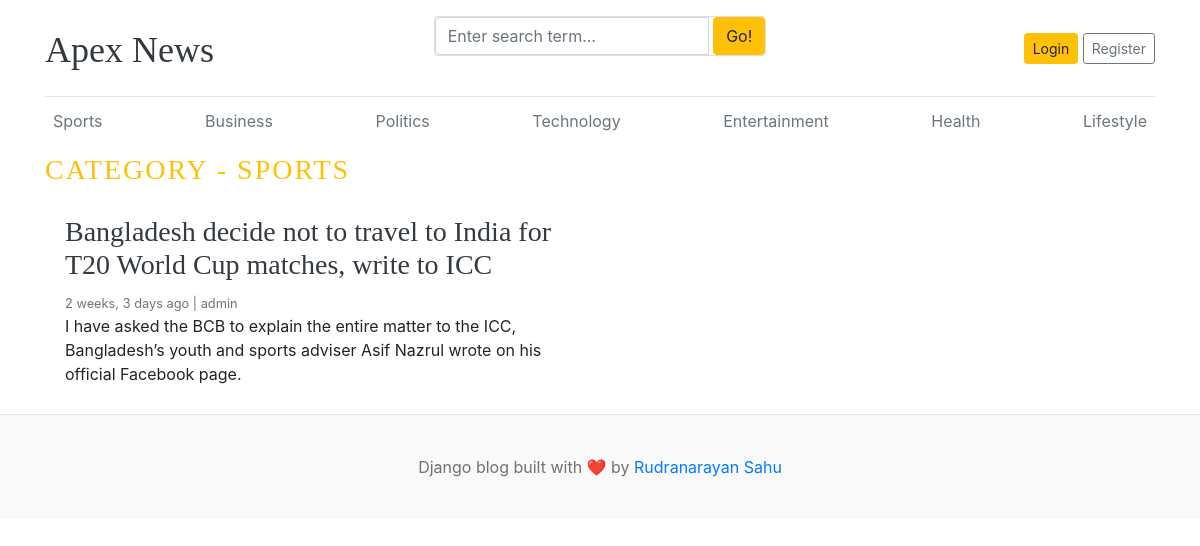
Page /category/1/ on the committed database.
### blogs/models.py (models this page shows, shortened)
class Category(models.Model):
    category_name = models.CharField(max_length=50, unique=True)
    created_at = models.DateTimeField(auto_now_add=True)
    updated_at = models.DateTimeField(auto_now=True)
    class Meta:
        verbose_name = "Category"
        verbose_name_plural = "Categories"
    def __str__(self):
        return self.category_name

class Blog(models.Model):
    title = models.CharField(max_length=200)
    slug = models.SlugField(max_length=200, unique=True, blank=True)
    category = models.ForeignKey(Category, on_delete=models.CASCADE)
    author = models.ForeignKey(User, on_delete=models.CASCADE)
    featured_image = models.ImageField(upload_to='uploads/%Y/%m/%d/',)
    short_description = models.TextField(max_length=500)
    blog_body = models.TextField(max_length=2000)
    status = models.CharField(max_length=20, choices=STATUS_CHOICES, default="Draft")
    is_featured = models.BooleanField(default=False)
    created_at = models.DateTimeField(auto_now_add=True)
    updated_at = models.DateTimeField(auto_now=True)
    class Meta:
        verbose_name = "Blog"
        verbose_name_plural = "Blogs"

### blogs/views.py (the view)
# urls.py: path('<int:category_id>/', views.posts_by_category, name='posts_by_category'),
def posts_by_category(request, category_id):
    posts = Blog.objects.filter(status="Published", category=category_id)
    try:
        category = Category.objects.get(pk=category_id)
    except:
        return redirect('home')
    context = {
        'posts': posts,
        'category': category,
    }
    return render(request, 'posts_by_category.html', context)

### blogs/context_processors.py (called while the page is built)
def get_categories(request):
    from blogs.models import Category
    categories = Category.objects.all()
    return {'categories': categories}

def get_social_links(request):
    social_links = SocialLinks.objects.all()
    return {'social_links': social_links}

### templates/posts_by_category.html (shortened to what this page needs)
{% extends 'base.html' %}
{% block content %}
        <h3 class="text-uppercase text-warning" style="letter-spacing: 2px">
            Category - {{ category }}
        </h3>
        <div class="row mb-2">
            {% if posts %}
            {% for post in posts %}
            <div class="col-md-6">
                <div class="card border-0">
                    <div class="card-body">
                        <h3><a href="{% url 'blogs' post.slug %}" class="text-dark">{{ post.title }}</a></h3>
                        <small class="mb-1 text-muted">{{ post.created_at | timesince }} ago | {{ post.author }}</small>
                        <p class="card-text">{{ post.short_description | truncatewords:30 }}</p>
                    </div>
                </div>
            </div>
            {% endfor %}
            {% else %}
            <p>No posts available in this category.</p>
            {% endif %}
        </div>
            </div>
{% endblock %}

### templates/base.html (shortened to what this page needs)
{% load static %}
<!DOCTYPE html>
<html lang="en">
<head>
    <link href="https://getbootstrap.com/docs/4.0/dist/css/bootstrap.min.css" rel="stylesheet" />
    <link href="{% static 'css/blog.css' %}" rel="stylesheet" />
</head>
<body>
    <div class="container">
        <header class="blog-header py-3">
            <div class="row flex-nowrap justify-content-between align-items-center">
                <div class="col-4 pt-1">
                    <a class="blog-header-logo text-dark" href="/">Apex News</a>
                </div>
                <div class="card mb-4">
                        <form action ="{% url 'search_blogs' %}" method="GET">
                            <div class="input-group">
                                <input class="form-control" type="text" name="keyword" value="{{ keyword }}" placeholder="Enter search term..." aria-label="Enter search term..." aria-describedby="button-search" /> &nbsp;
                                <button type="submit" class="btn btn-warning" id="button-search" type="button">Go!</button>
                            </div>
                        </form>
                </div>
                <div class="col-4 d-flex justify-content-end align-items-center">
                    {% if not user.is_authenticated %}
                    <a class="btn btn-sm btn-warning" href="{% url 'login' %}">Login</a> &nbsp;
                    <a class="btn btn-sm btn-outline-secondary" href="{% url 'register' %}">Register</a>
                    {% else %}
                    <span>Welcome, <span class="text-primary">{{ user.username }}</span>!</span> &nbsp; &nbsp;
                    <a class="btn btn-sm btn-warning" href="{% url 'dashboard' %}">Dashboard</a>&nbsp; &nbsp;
                    <a class="btn btn-sm btn-outline-secondary" href="{% url 'logout' %}">Logout</a>
                    {% endif %}
                </div>
            </div>
        </header>
        <div class="nav-scroller py-1 mb-2">
            <nav class="nav d-flex justify-content-between">
                {% for category in categories %}
                <a class="p-2 text-muted" href="{% url 'posts_by_category' category.id %}">{{ category.category_name }}</a>
                {% endfor %}
            </nav>
        </div>
    {% block content %}
    {% endblock %}
    <footer class="blog-footer">
        <p>Django blog built with ❤️ by <a href="#">Rudranarayan Sahu</a></p>
    </footer>
</body>
</html>

### blog_main/static/css/blog.css (style rules this page uses)
.blog-header { border-bottom: 1px solid #e5e5e5; }
.blog-header-logo { font-family: "Playfair Display", Georgia, "Times New Roman", serif; font-size: 2.25rem; }
h1, h2, h3, h4, h5, h6 { font-family: "Playfair Display", Georgia, "Times New Roman", serif; }
.blog-footer { padding: 2.5rem 0; color: #727272; text-align: center; background-color: #f9f9f9; border-top: .05rem solid #e5e5e5; }
.blog-footer p:last-child { margin-bottom: 0; }

### rows in the picture
Category: category_name "Sports", category_name "SPORTS"
Category: category_name "Business"
Category: category_name "Politics"
Category: category_name "Technology"
Category: category_name "Entertainment"
Category: category_name "Health"
Category: category_name "Lifestyle"
Blog: title "Bangladesh decide not to travel to India for T20 World Cup matches, write to ICC", created_at "2 weeks, 3 days", author "admin", short_description "I have asked the BCB to explain the entire matter to the ICC, Bangladesh’s youth and sports adviser Asif Nazrul wrote on his official Facebook page."
